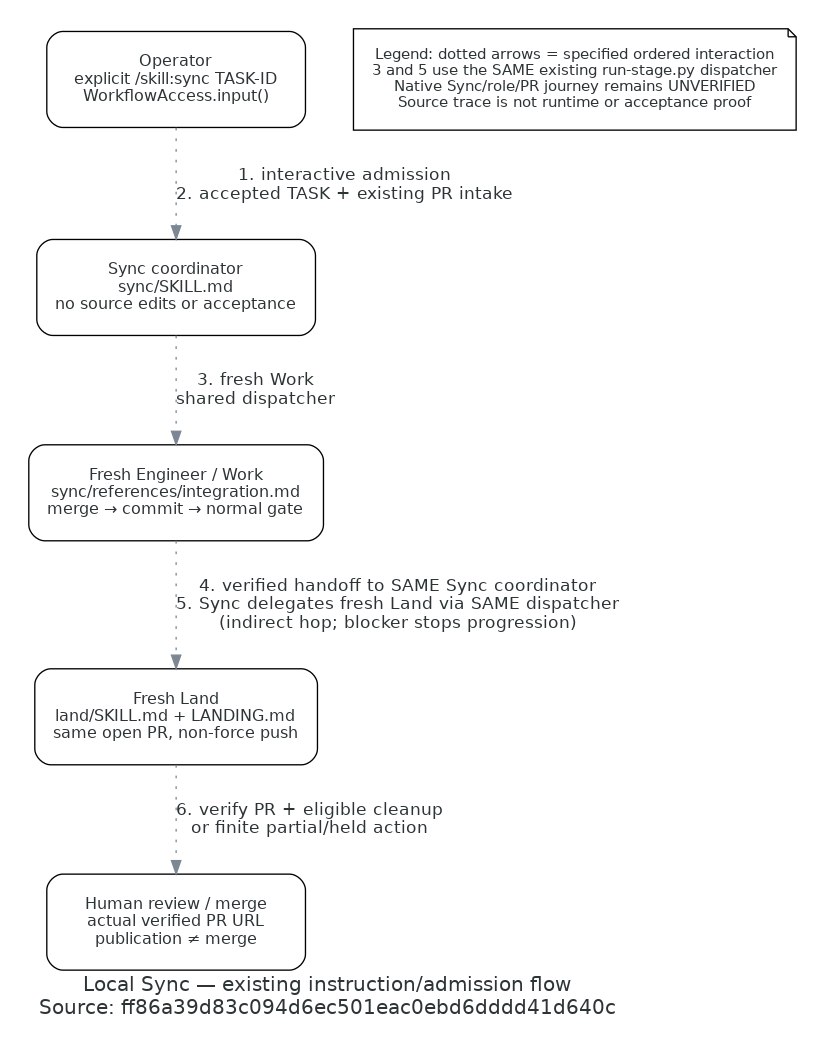

Write Python code to recreate this figure.
"""Render the source-traced local Sync instruction/dispatch flow"""
from pathlib import Path

from diagrams import Diagram, Edge, Node

SOURCE = 'ff86a39d83c094d6ec501eac0ebd6dddd41d640c'
OUTPUT = Path(__file__).with_suffix('')

with Diagram(
    'Local Sync — existing instruction/admission flow\nSource: ' + SOURCE,
    filename=str(OUTPUT), outformat='png', show=False, direction='TB',
    graph_attr={'fontname': 'DejaVu Sans', 'fontsize': '15', 'pad': '0.3', 'nodesep': '0.5',
                'ranksep': '0.75', 'labeljust': 'l', 'bgcolor': 'white'},
    node_attr={'fontname': 'DejaVu Sans', 'fontsize': '12', 'shape': 'box', 'width': '2.7',
               'height': '1.0', 'style': 'rounded', 'fixedsize': 'false', 'labelloc': 'c', 'margin': '0.2'},
    edge_attr={'fontname': 'DejaVu Sans', 'fontsize': '10'},
):
    operator = Node('Operator\nexplicit /skill:sync TASK-ID\nWorkflowAccess.input()', nodeid='operator')
    coordinator = Node('Sync coordinator\nsync/SKILL.md\nno source edits or acceptance', nodeid='sync')
    engineer = Node('Fresh Engineer / Work\nsync/references/integration.md\nmerge → commit → normal gate', nodeid='engineer')
    land = Node('Fresh Land\nland/SKILL.md + LANDING.md\nsame open PR, non-force push', nodeid='land')
    human = Node('Human review / merge\nactual verified PR URL\npublication ≠ merge', nodeid='human')
    legend = Node('Legend: dotted arrows = specified ordered interaction\n3 and 5 use the SAME existing run-stage.py dispatcher\nNative Sync/role/PR journey remains UNVERIFIED\nSource trace is not runtime or acceptance proof',
                  nodeid='legend', shape='note', width='4.5', fontsize='11')
    operator >> Edge(label='1. interactive admission\n2. accepted TASK + existing PR intake', style='dotted') >> coordinator
    coordinator >> Edge(label='3. fresh Work\nshared dispatcher', style='dotted') >> engineer
    engineer >> Edge(label='4. verified handoff to SAME Sync coordinator\n5. Sync delegates fresh Land via SAME dispatcher\n(indirect hop; blocker stops progression)', style='dotted') >> land
    land >> Edge(label='6. verify PR + eligible cleanup\nor finite partial/held action', style='dotted') >> human
